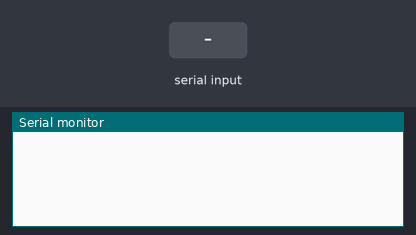
Bench run of a sketch on a simulated Arduino Uno, built with avr-gcc and run on an emulated ATmega328P. On the bench: the last lines printed to the serial monitor. The inputs (shaded band) are chosen by the test bench.

Above: at 1.2 s.
1.3 s: "1" received over Serial
At 2.5 s:
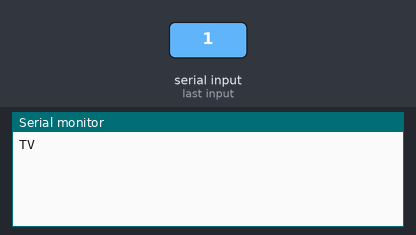
2.8 s: "2" received over Serial
At 3.7 s:
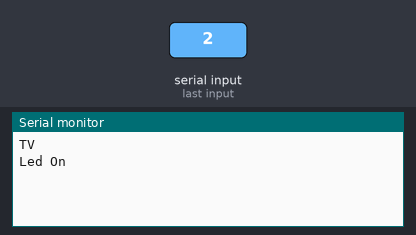
4.3 s: "3" received over Serial
At 4.9 s:
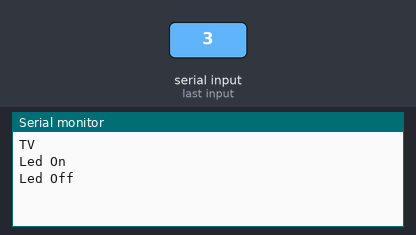

Measured:
- after the input at 1.3 s, the serial monitor: prints a new line after 0.07 s (image 1)
- after the input at 2.8 s, the serial monitor: prints a new line after 0.07 s (image 2)
- after the input at 4.3 s, the serial monitor: prints a new line after 0.07 s (image 3)

The sketch:

IRsend.ino
```cpp
// (licence header left out)
#include <IRremote.h>

IRsend irsend;
char cmd     = ' '; // input serial

void setup()
{
  Serial.begin(9600);
}

void loop() {

  if (Serial.available()) {
    cmd = Serial.read();

      switch (cmd) {

        case '1':
          for (int i = 0; i < 1; i++) {
      irsend.sendNEC(0x20DF10EF, 32); // Sony TV power code
      Serial.println("TV");
      delay(100);
    }
        break;
        case '2':
          for (int i = 0; i < 1; i++) {
      irsend.sendNEC(0xF7C03F, 32); // Sony TV power code
      Serial.println("Led On");
      delay(100);
    }
        break;

        case '3':
           for (int i = 0; i < 1; i++) {
      irsend.sendNEC(0xF740BF, 32); // Sony TV power code
      Serial.println("Led Off");
      delay(100);
    }
        break;

      }

  }


}
```
